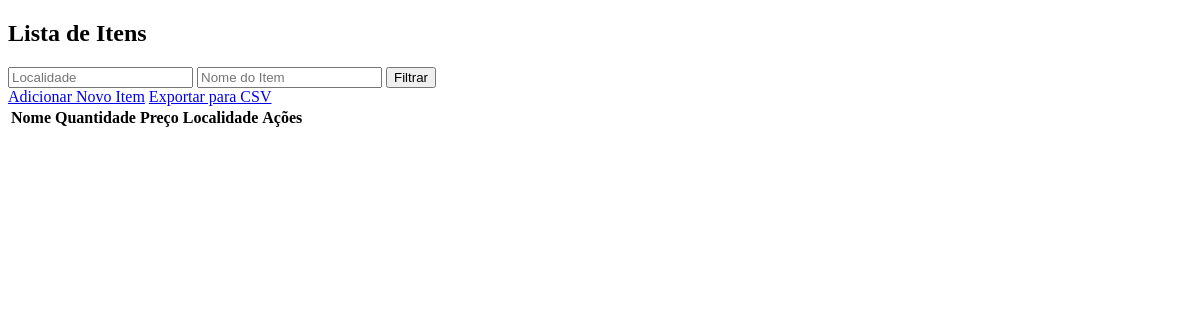
/itens/ (signed in), run on an earlier commit of the app's database.
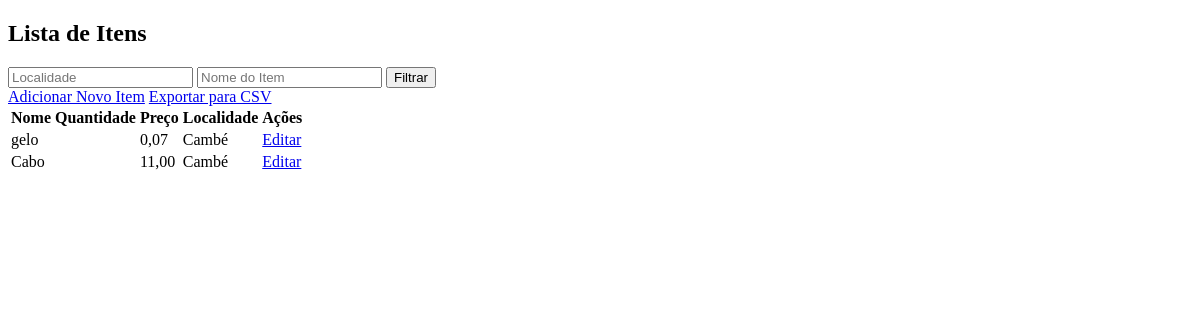
And on a later commit of the database.
### estoque/models.py (models this page shows, shortened)
class Item(models.Model):
  nome = models.CharField(max_length=100)
  quantity = models.IntegerField()
  preco = models.DecimalField(max_digits=10, decimal_places=2)
  localidade = models.ForeignKey(Localidade, on_delete=models.CASCADE)
  data_criacao = models.DateTimeField(auto_now_add=True)
  data_atualizacao = models.DateTimeField(auto_now=True)
  criador_por = models.ForeignKey(User, on_delete=models.CASCADE)
  GL_category = models.CharField(max_length=100)
  descricao = models.CharField(max_length=250)
  asset_class = models.IntegerField()
  image = models.ImageField(upload_to='item_images/', blank=True, null=True)

class Localidade(models.Model):
  nome = models.CharField(max_length=100)

### estoque/views.py (the view)
# urls.py: path('itens/', ItemListView.as_view(), name='item-list'),
@method_decorator(login_required, name='dispatch')
class ItemListView(ListView):
  model = Item
  template_name = 'item_list.html'
  context_object_name = 'items'
  def get_queryset(self):
    queryset = super().get_queryset()
    localidade = self.request.GET.get('localidade')
    nome_item = self.request.GET.get('nome_item')
    if localidade:
      queryset = queryset.filter(localidade__nome__icontains=localidade)
    if nome_item:
      queryset = queryset.filter(nome__icontains=nome_item)
    return queryset

### estoque/templates/item_list.html (shortened to what this page needs)
<!DOCTYPE html>
<html>
<head>
</head>
<body>
  <h2>Lista de Itens</h2>
  <form method="get">
    <input type="text" name="localidade" placeholder="Localidade">
    <input type="text" name="nome_item" placeholder="Nome do Item">
    <button type="submit">Filtrar</button>
  </form>
  <a href="{% url 'item-create' %}">Adicionar Novo Item</a>
  <a href="{% url 'export-items' %}">Exportar para CSV</a>
  <table>
    <thead>
      <tr>
        <th>Nome</th>
        <th>Quantidade</th>
        <th>Preço</th>
        <th>Localidade</th>
        <th>Ações</th>
      </tr>
    </thead>
    <tbody>
      {% for item in items %}
      <tr>
        <td>{{ item.nome }}</td>
        <td>{{ item.quantidade }}</td>
        <td>{{ item.preco }}</td>
        <td>{{ item.localidade.nome }}</td>
        <td>
          <a href="{% url 'item-update' item.pk %}">Editar</a>
        </td>
      </tr>
      {% endfor %}
    </tbody>
  </table>
</body>
</html>

What changed in the data, as far as the page shows it:
added Item: nome "gelo", preco "0,07", localidade.nome "Cambé"
added Item: nome "Cabo", preco "11,00", localidade.nome "Cambé"
